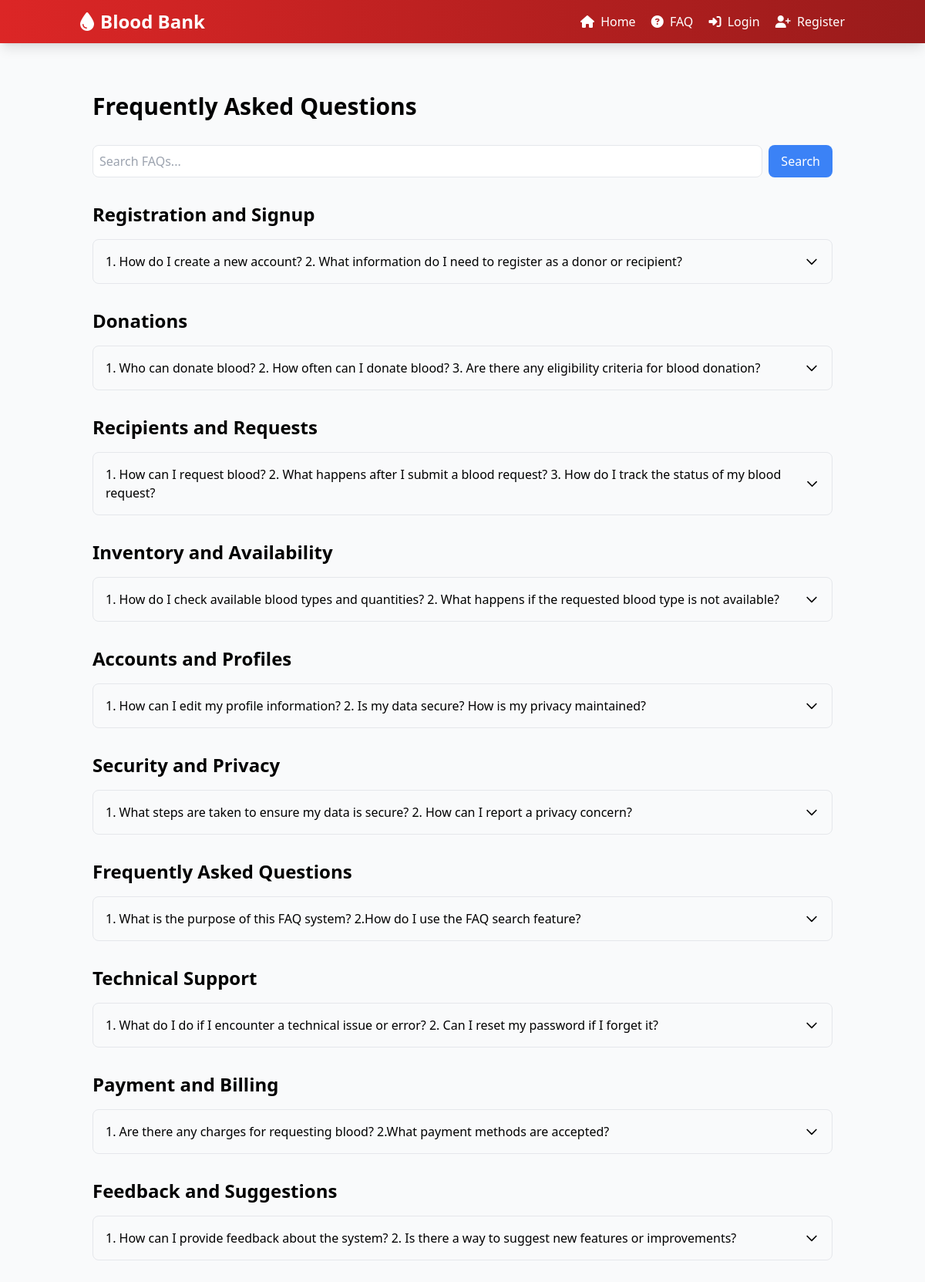
Screenshot of /faq/ with the database file from the repository.
### blood_bank/models.py (models this page shows, shortened)
class FAQCategory(models.Model):
    name = models.CharField(max_length=100)
    description = models.TextField(blank=True, null=True)
    order = models.IntegerField(default=0)
    class Meta:
        verbose_name = "FAQ Category"
        verbose_name_plural = "FAQ Categories"
        ordering = ['order', 'name']

class FAQ(models.Model):
    category = models.ForeignKey(FAQCategory, on_delete=models.CASCADE, related_name='faqs')
    question = models.TextField()
    answer = models.TextField()
    created_at = models.DateTimeField(auto_now_add=True)
    updated_at = models.DateTimeField(auto_now=True)
    is_active = models.BooleanField(default=True)
    order = models.IntegerField(default=0)
    class Meta:
        verbose_name = "FAQ"
        verbose_name_plural = "FAQs"
        ordering = ['category', 'order', '-created_at']

### blood_bank/views.py (the view)
# urls.py: path('faq/', views.faq_list, name='faq_list'),
def faq_list(request):
    categories = FAQCategory.objects.prefetch_related('faqs').all()
    context = {
        'categories': categories,
        'faqs': FAQ.objects.filter(is_active=True).select_related('category')
    }
    return render(request, 'faq/faq_list.html', context)

### blood_bank/templates/faq/faq_list.html (shortened to what this page needs)
{% extends 'base.html' %}
{% block content %}
<div class="container mx-auto px-4 py-8">
    <h1 class="text-3xl font-bold mb-8">Frequently Asked Questions</h1>
    <form action="{% url 'faq_search' %}" method="GET" class="mb-8">
        <div class="flex gap-2">
            <input type="text" name="q" placeholder="Search FAQs..."
                   class="flex-1 p-2 border rounded-lg"
                   value="{{ request.GET.q }}">
            <button type="submit" class="bg-blue-500 text-white px-4 py-2 rounded-lg">
                Search
            </button>
        </div>
    </form>
    {% for category in categories %}
    <div class="mb-8">
        <h2 class="text-2xl font-semibold mb-4">{{ category.name }}</h2>
        <div class="space-y-4">
            {% for faq in category.faqs.all %}
                {% if faq.is_active %}
                <div class="border rounded-lg p-4">
                    <button class="faq-question w-full text-left font-medium flex justify-between items-center">
                        {{ faq.question }}
                        <svg class="w-5 h-5 transform transition-transform duration-200" fill="none" stroke="currentColor" viewBox="0 0 24 24">
                            <path stroke-linecap="round" stroke-linejoin="round" stroke-width="2" d="M19 9l-7 7-7-7"/>
                        </svg>
                    </button>
                </div>
                {% endif %}
            {% endfor %}
        </div>
    </div>
    {% endfor %}
</div>
{% endblock %}

### rows the page displays
FAQCategory: name "Registration and Signup"
FAQ: question "1. How do I create a new account? 2. What information do I need to register as a donor or recipient?"
FAQCategory: name "Donations"
FAQ: question "1. Who can donate blood? 2. How often can I donate blood? 3. Are there any eligibility criteria for blood donation?"
FAQCategory: name "Recipients and Requests"
FAQ: question "1. How can I request blood? 2. What happens after I submit a blood request? 3. How do I track the status of my blood request?"
FAQCategory: name "Inventory and Availability"
FAQ: question "1. How do I check available blood types and quantities? 2. What happens if the requested blood type is not available?"
FAQCategory: name "Accounts and Profiles"
FAQ: question "1. How can I edit my profile information? 2. Is my data secure? How is my privacy maintained?"
FAQCategory: name "Security and Privacy"
FAQ: question "1. What steps are taken to ensure my data is secure? 2. How can I report a privacy concern?"
FAQCategory: name "Frequently Asked Questions"
FAQ: question "1. What is the purpose of this FAQ system? 2.How do I use the FAQ search feature?"
FAQCategory: name "Technical Support"
FAQ: question "1. What do I do if I encounter a technical issue or error? 2. Can I reset my password if I forget it?"
FAQCategory: name "Payment and Billing"
FAQ: question "1. Are there any charges for requesting blood? 2.What payment methods are accepted?"
FAQCategory: name "Feedback and Suggestions"
FAQ: question "1. How can I provide feedback about the system? 2. Is there a way to suggest new features or improvements?"
